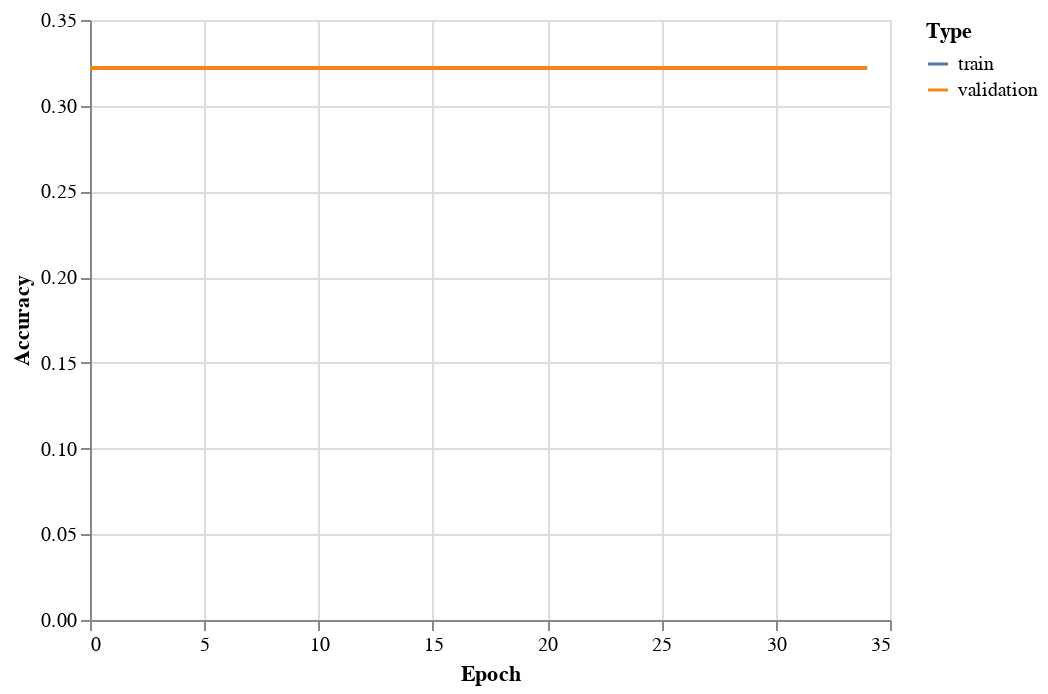

The cell this chart's notebook holds for it:
### Code cell
train_eval_accuracy_chart = alt.Chart(accuracy_df).mark_line().encode(
 x='Epoch',
 y='Accuracy',
 color='Type'
)
train_eval_accuracy_chart

### Figure 1 — Vega-Lite specification as saved in the notebook (floating-point values rounded to 4 significant figures)
{"config": {"view": {"continuousWidth": 400, "continuousHeight": 300}}, "data": {"name": "data-15d83b2d3735c6a32651d1764720b8fd"}, "mark": "line", "encoding": {"color": {"field": "Type", "type": "nominal"}, "x": {"field": "Epoch", "type": "quantitative"}, "y": {"field": "Accuracy", "type": "quantitative"}}, "$schema": "https://vega.github.io/schema/vega-lite/v4.17.0.json", "datasets": {"data-15d83b2d3735c6a32651d1764720b8fd": [{"Epoch": 0, "Accuracy": 0.322, "Type": "train"}, {"Epoch": 1, "Accuracy": 0.322, "Type": "train"}, {"Epoch": 2, "Accuracy": 0.322, "Type": "train"}, {"Epoch": 3, "Accuracy": 0.322, "Type": "train"}, {"Epoch": 4, "Accuracy": 0.322, "Type": "train"}, {"Epoch": 5, "Accuracy": 0.322, "Type": "train"}, {"Epoch": 6, "Accuracy": 0.322, "Type": "train"}, {"Epoch": 7, "Accuracy": 0.322, "Type": "train"}, {"Epoch": 8, "Accuracy": 0.322, "Type": "train"}, {"Epoch": 9, "Accuracy": 0.322, "Type": "train"}, {"Epoch": 10, "Accuracy": 0.322, "Type": "train"}, {"Epoch": 11, "Accuracy": 0.322, "Type": "train"}, {"Epoch": 12, "Accuracy": 0.322, "Type": "train"}, {"Epoch": 13, "Accuracy": 0.322, "Type": "train"}, {"Epoch": 14, "Accuracy": 0.322, "Type": "train"}, {"Epoch": 15, "Accuracy": 0.322, "Type": "train"}, {"Epoch": 16, "Accuracy": 0.322, "Type": "train"}, {"Epoch": 17, "Accuracy": 0.322, "Type": "train"}, {"Epoch": 18, "Accuracy": 0.322, "Type": "train"}, {"Epoch": 19, "Accuracy": 0.322, "Type": "train"}, {"Epoch": 20, "Accuracy": 0.322, "Type": "train"}, {"Epoch": 21, "Accuracy": 0.322, "Type": "train"}, {"Epoch": 22, "Accuracy": 0.322, "Type": "train"}, {"Epoch": 23, "Accuracy": 0.322, "Type": "train"}, {"Epoch": 24, "Accuracy": 0.322, "Type": "train"}, {"Epoch": 25, "Accuracy": 0.322, "Type": "train"}, {"Epoch": 26, "Accuracy": 0.322, "Type": "train"}, {"Epoch": 27, "Accuracy": 0.322, "Type": "train"}, {"Epoch": 28, "Accuracy": 0.322, "Type": "train"}, {"Epoch": 29, "Accuracy": 0.322, "Type": "train"}, {"Epoch": 30, "Accuracy": 0.322, "Type": "train"}, {"Epoch": 31, "Accuracy": 0.322, "Type": "train"}, {"Epoch": 32, "Accuracy": 0.322, "Type": "train"}, {"Epoch": 33, "Accuracy": 0.322, "Type": "train"}, {"Epoch": 34, "Accuracy": 0.322, "Type": "train"}, {"Epoch": 0, "Accuracy": 0.322, "Type": "validation"}, {"Epoch": 1, "Accuracy": 0.322, "Type": "validation"}, {"Epoch": 2, "Accuracy": 0.322, "Type": "validation"}, {"Epoch": 3, "Accuracy": 0.322, "Type": "validation"}, {"Epoch": 4, "Accuracy": 0.322, "Type": "validation"}, {"Epoch": 5, "Accuracy": 0.322, "Type": "validation"}, {"Epoch": 6, "Accuracy": 0.322, "Type": "validation"}, {"Epoch": 7, "Accuracy": 0.322, "Type": "validation"}, {"Epoch": 8, "Accuracy": 0.322, "Type": "validation"}, {"Epoch": 9, "Accuracy": 0.322, "Type": "validation"}, {"Epoch": 10, "Accuracy": 0.322, "Type": "validation"}, {"Epoch": 11, "Accuracy": 0.322, "Type": "validation"}, {"Epoch": 12, "Accuracy": 0.322, "Type": "validation"}, {"Epoch": 13, "Accuracy": 0.322, "Type": "validation"}, {"Epoch": 14, "Accuracy": 0.322, "Type": "validation"}, {"Epoch": 15, "Accuracy": 0.322, "Type": "validation"}, {"Epoch": 16, "Accuracy": 0.322, "Type": "validation"}, {"Epoch": 17, "Accuracy": 0.322, "Type": "validation"}, {"Epoch": 18, "Accuracy": 0.322, "Type": "validation"}, {"Epoch": 19, "Accuracy": 0.322, "Type": "validation"}, {"Epoch": 20, "Accuracy": 0.322, "Type": "validation"}, {"Epoch": 21, "Accuracy": 0.322, "Type": "validation"}, {"Epoch": 22, "Accuracy": 0.322, "Type": "validation"}, {"Epoch": 23, "Accuracy": 0.322, "Type": "validation"}, {"Epoch": 24, "Accuracy": 0.322, "Type": "validation"}, {"Epoch": 25, "Accuracy": 0.322, "Type": "validation"}, {"Epoch": 26, "Accuracy": 0.322, "Type": "validation"}, {"Epoch": 27, "Accuracy": 0.322, "Type": "validation"}, {"Epoch": 28, "Accuracy": 0.322, "Type": "validation"}, {"Epoch": 29, "Accuracy": 0.322, "Type": "validation"}, {"Epoch": 30, "Accuracy": 0.322, "Type": "validation"}, {"Epoch": 31, "Accuracy": 0.322, "Type": "validation"}, {"Epoch": 32, "Accuracy": 0.322, "Type": "validation"}, {"Epoch": 33, "Accuracy": 0.322, "Type": "validation"}, {"Epoch": 34, "Accuracy": 0.322, "Type": "validation"}]}}
